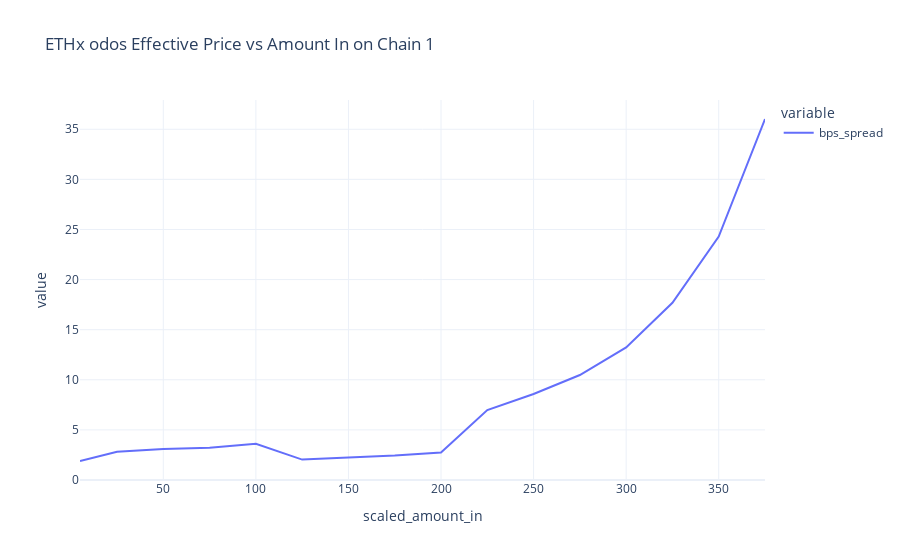
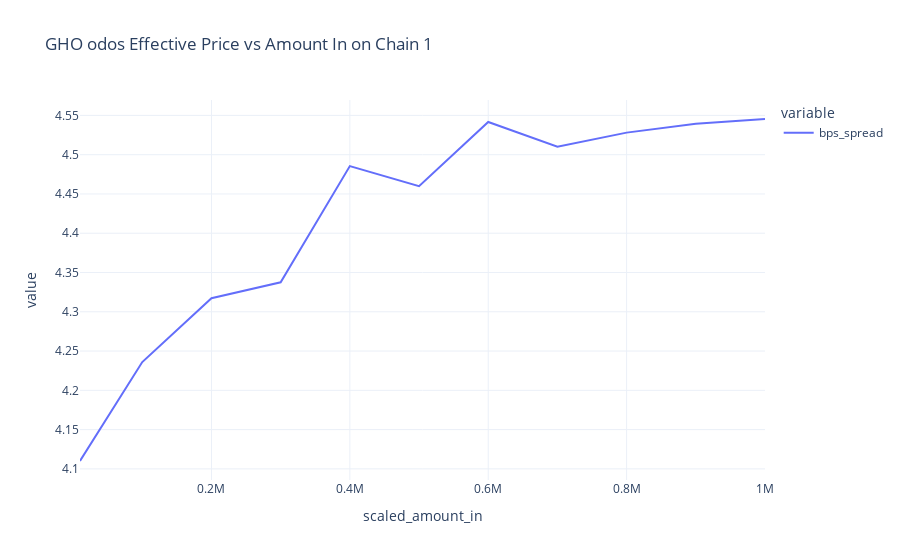
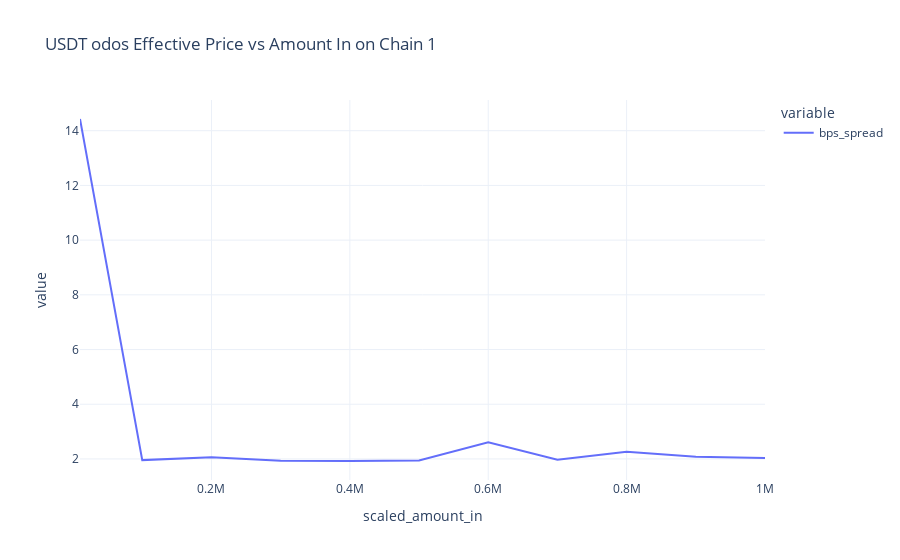
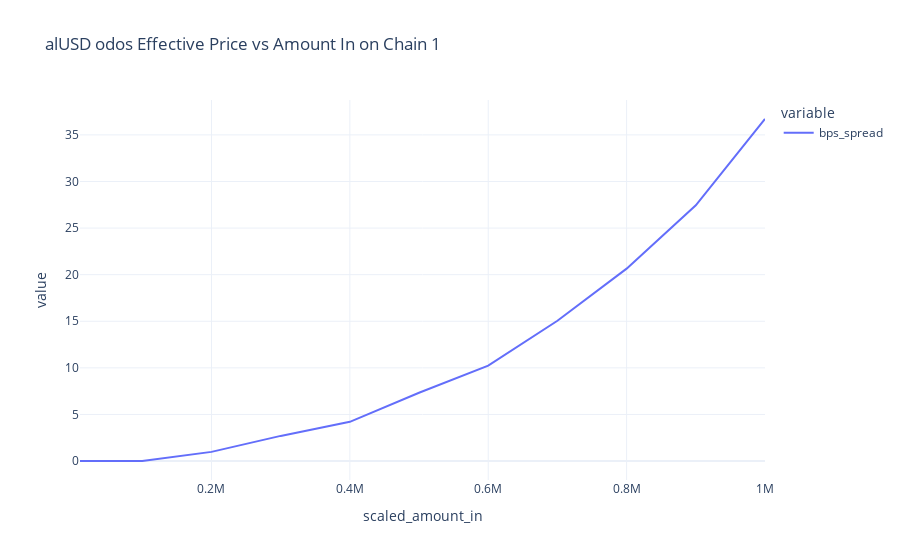

Notebook cell for these charts, in order:
### Code cell
selected_api = "odos"
selected_chain = 1


def third_min(x):
    """Return the 3rd smallest value (after removing the 2 smallest)."""
    sorted_vals = sorted(x)
    return sorted_vals[2] if len(sorted_vals) > 2 else None


def third_max(x):
    """Return the 3rd largest value (after removing the 2 largest)."""
    sorted_vals = sorted(x, reverse=True)
    return sorted_vals[2] if len(sorted_vals) > 2 else None


for selected_symbol in sell_token_choices:
    this_token_df = df[
        (df["sell_token_symbol"] == selected_symbol)
        & (df["api_name"] == selected_api)
        & (df["chain_id"] == selected_chain)
    ].copy()

    if this_token_df.empty:
        continue

    summary_df = (
        this_token_df.groupby("scaled_amount_in")
        .agg(
            min_price=("effective_price", third_min),  # 3rd smallest
            max_price=("effective_price", third_max),  # 3rd largest
            median_price=("effective_price", "median"),
            batch_count=("quote_batch", "count"),
        )
        .reset_index()
        .sort_values(by="scaled_amount_in")
        .reset_index(drop=True)
    )

    summary_df["bps_spread"] = 10_000 * (summary_df["max_price"] - summary_df["min_price"]) / summary_df["min_price"]
    px.line(
        summary_df,
        x="scaled_amount_in",
        y=["bps_spread"],
        title=f"{selected_symbol} {selected_api} Effective Price vs Amount In on Chain {selected_chain}",
    ).show()

### Figure 1 — Plotly figure (JSON) as saved in the notebook; plotly's stock layout.template omitted (floating-point values rounded to 4 significant figures)
{"data": [{"hovertemplate": "variable=bps_spread<br>scaled_amount_in=%{x}<br>value=%{y}<extra></extra>", "legendgroup": "bps_spread", "line": {"color": "#636efa", "dash": "solid"}, "marker": {"symbol": "circle"}, "mode": "lines", "name": "bps_spread", "orientation": "v", "showlegend": true, "type": "scatter", "x": [5, 25, 50, 75, 100, 125, 150, 175, 200, 225, 250, 275, 300, 325, 350, 375], "xaxis": "x", "y": [1.896, 2.811, 3.094, 3.227, 3.624, 2.037, 2.25, 2.436, 2.736, 6.982, 8.579, 10.48, 13.23, 17.69, 24.29, 36.02], "yaxis": "y"}], "layout": {"legend": {"title": {"text": "variable"}, "tracegroupgap": 0}, "title": {"text": "ETHx odos Effective Price vs Amount In on Chain 1"}, "xaxis": {"anchor": "y", "domain": [0, 1], "title": {"text": "scaled_amount_in"}}, "yaxis": {"anchor": "x", "domain": [0, 1], "title": {"text": "value"}}}}

### Figure 2 — Plotly figure (JSON) as saved in the notebook; plotly's stock layout.template omitted (floating-point values rounded to 4 significant figures)
{"data": [{"hovertemplate": "variable=bps_spread<br>scaled_amount_in=%{x}<br>value=%{y}<extra></extra>", "legendgroup": "bps_spread", "line": {"color": "#636efa", "dash": "solid"}, "marker": {"symbol": "circle"}, "mode": "lines", "name": "bps_spread", "orientation": "v", "showlegend": true, "type": "scatter", "x": [10000, 100000, 200000, 300000, 400000, 500000, 600000, 700000, 800000, 900000, 1000000], "xaxis": "x", "y": [4.11, 4.236, 4.317, 4.337, 4.485, 4.46, 4.542, 4.51, 4.528, 4.54, 4.545], "yaxis": "y"}], "layout": {"legend": {"title": {"text": "variable"}, "tracegroupgap": 0}, "title": {"text": "GHO odos Effective Price vs Amount In on Chain 1"}, "xaxis": {"anchor": "y", "domain": [0, 1], "title": {"text": "scaled_amount_in"}}, "yaxis": {"anchor": "x", "domain": [0, 1], "title": {"text": "value"}}}}

### Figure 3 — Plotly figure (JSON) as saved in the notebook; plotly's stock layout.template omitted (floating-point values rounded to 4 significant figures)
{"data": [{"hovertemplate": "variable=bps_spread<br>scaled_amount_in=%{x}<br>value=%{y}<extra></extra>", "legendgroup": "bps_spread", "line": {"color": "#636efa", "dash": "solid"}, "marker": {"symbol": "circle"}, "mode": "lines", "name": "bps_spread", "orientation": "v", "showlegend": true, "type": "scatter", "x": [10000, 100000, 200000, 300000, 400000, 500000, 600000, 700000, 800000, 900000, 1000000], "xaxis": "x", "y": [14.43, 1.957, 2.063, 1.935, 1.924, 1.94, 2.605, 1.97, 2.259, 2.081, 2.033], "yaxis": "y"}], "layout": {"legend": {"title": {"text": "variable"}, "tracegroupgap": 0}, "title": {"text": "USDT odos Effective Price vs Amount In on Chain 1"}, "xaxis": {"anchor": "y", "domain": [0, 1], "title": {"text": "scaled_amount_in"}}, "yaxis": {"anchor": "x", "domain": [0, 1], "title": {"text": "value"}}}}

### Figure 4 — Plotly figure (JSON) as saved in the notebook; plotly's stock layout.template omitted (floating-point values rounded to 4 significant figures)
{"data": [{"hovertemplate": "variable=bps_spread<br>scaled_amount_in=%{x}<br>value=%{y}<extra></extra>", "legendgroup": "bps_spread", "line": {"color": "#636efa", "dash": "solid"}, "marker": {"symbol": "circle"}, "mode": "lines", "name": "bps_spread", "orientation": "v", "showlegend": true, "type": "scatter", "x": [10000, 100000, 200000, 300000, 400000, 500000, 600000, 700000, 800000, 900000, 1000000], "xaxis": "x", "y": [0.004664, 0.01409, 0.9837, 2.698, 4.209, 7.328, 10.23, 15.06, 20.65, 27.44, 36.7], "yaxis": "y"}], "layout": {"legend": {"title": {"text": "variable"}, "tracegroupgap": 0}, "title": {"text": "alUSD odos Effective Price vs Amount In on Chain 1"}, "xaxis": {"anchor": "y", "domain": [0, 1], "title": {"text": "scaled_amount_in"}}, "yaxis": {"anchor": "x", "domain": [0, 1], "title": {"text": "value"}}}}
